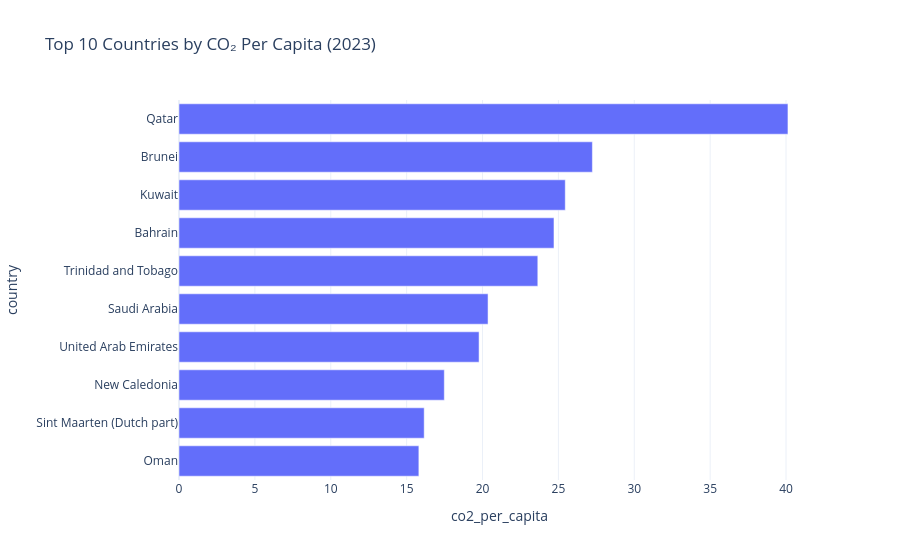

This figure's notebook cell:
### Code cell
# Q2 — Which countries have the highest CO₂ emissions per capita in 2023?
q2 = (
    a[a["year"] == 2023]
    .sort_values("co2_per_capita", ascending=False)
    [["country","co2_per_capita"]]
    .head(10)
)

fig = px.bar(
    q2,
    x="co2_per_capita",
    y="country",
    orientation="h",
    title="Top 10 Countries by CO₂ Per Capita (2023)",
    template="plotly_white"
)

fig.update_yaxes(autorange="reversed")
fig.show()

### Figure 1 — Plotly figure (JSON) as saved in the notebook; plotly's stock layout.template omitted (floating-point values rounded to 4 significant figures)
{"data": [{"hovertemplate": "co2_per_capita=%{x}<br>country=%{y}<extra></extra>", "legendgroup": "", "marker": {"color": "#636efa", "pattern": {"shape": ""}}, "name": "", "orientation": "h", "showlegend": false, "textposition": "auto", "type": "bar", "x": [40.13, 27.24, 25.45, 24.71, 23.64, 20.36, 19.77, 17.48, 16.16, 15.81], "xaxis": "x", "y": ["Qatar", "Brunei", "Kuwait", "Bahrain", "Trinidad and Tobago", "Saudi Arabia", "United Arab Emirates", "New Caledonia", "Sint Maarten (Dutch part)", "Oman"], "yaxis": "y"}], "layout": {"barmode": "relative", "legend": {"tracegroupgap": 0}, "title": {"text": "Top 10 Countries by CO₂ Per Capita (2023)"}, "xaxis": {"anchor": "y", "domain": [0, 1], "title": {"text": "co2_per_capita"}}, "yaxis": {"anchor": "x", "autorange": "reversed", "domain": [0, 1], "title": {"text": "country"}}}}
